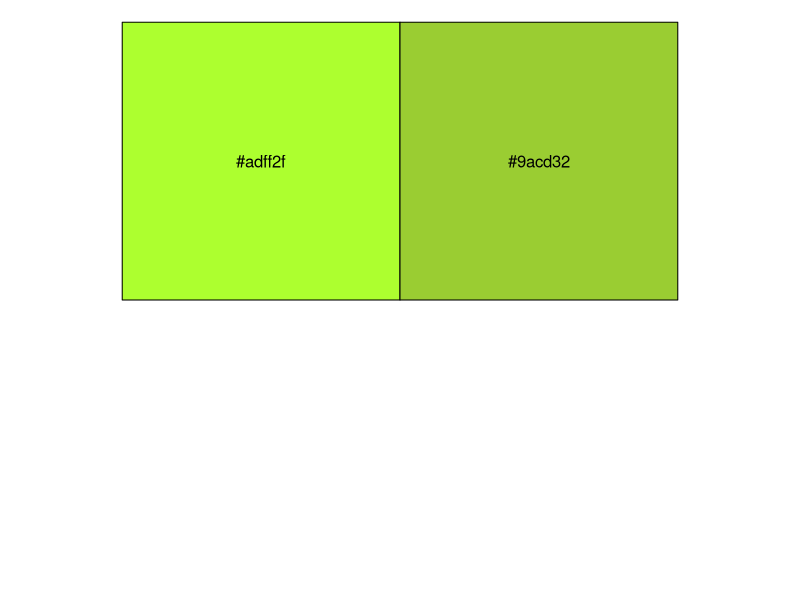
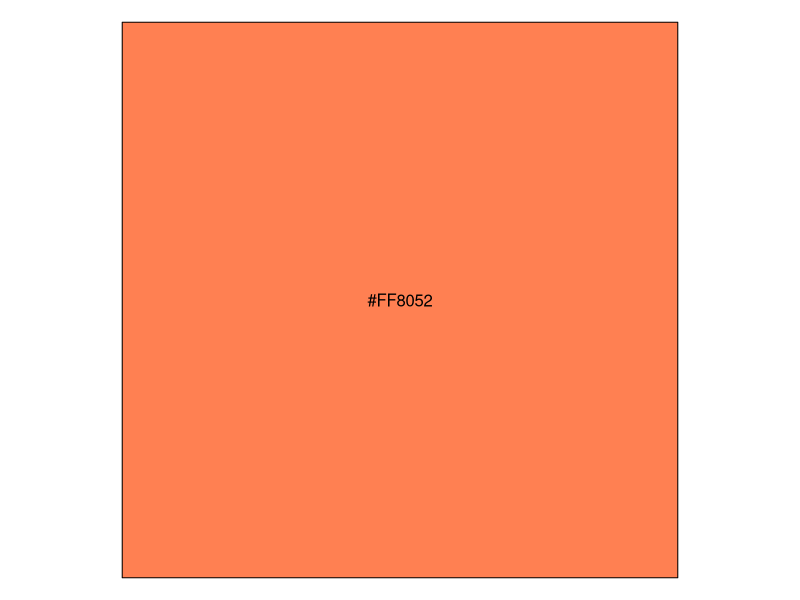
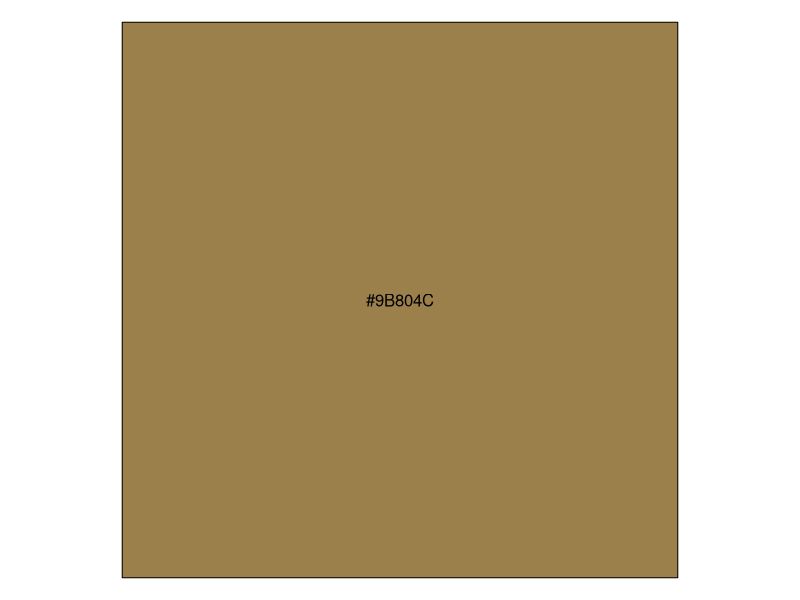
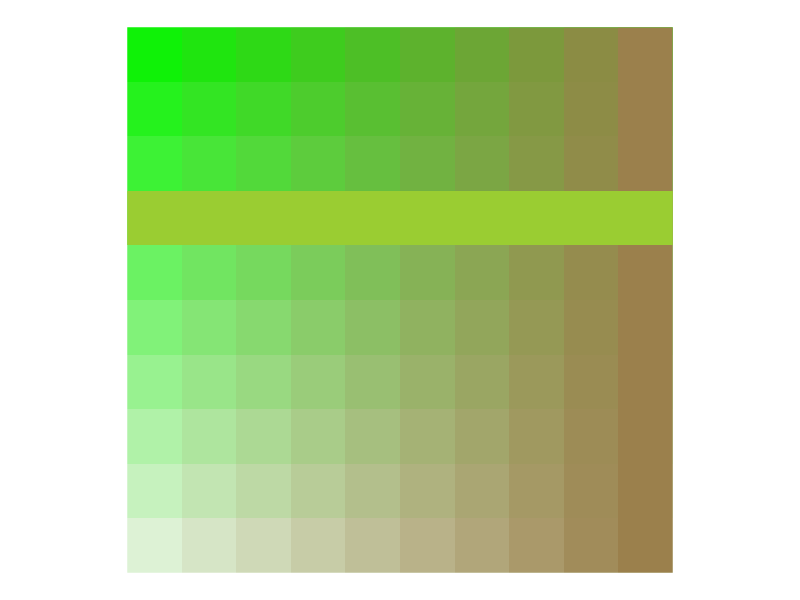
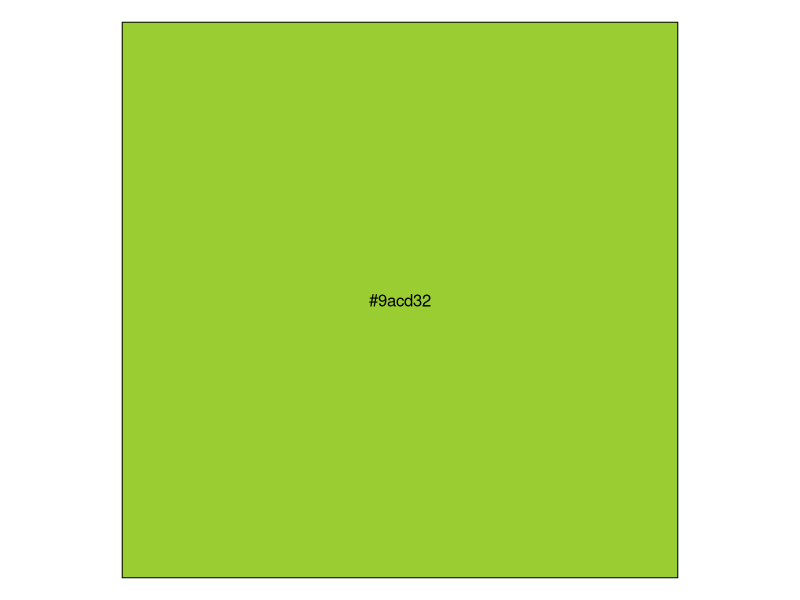
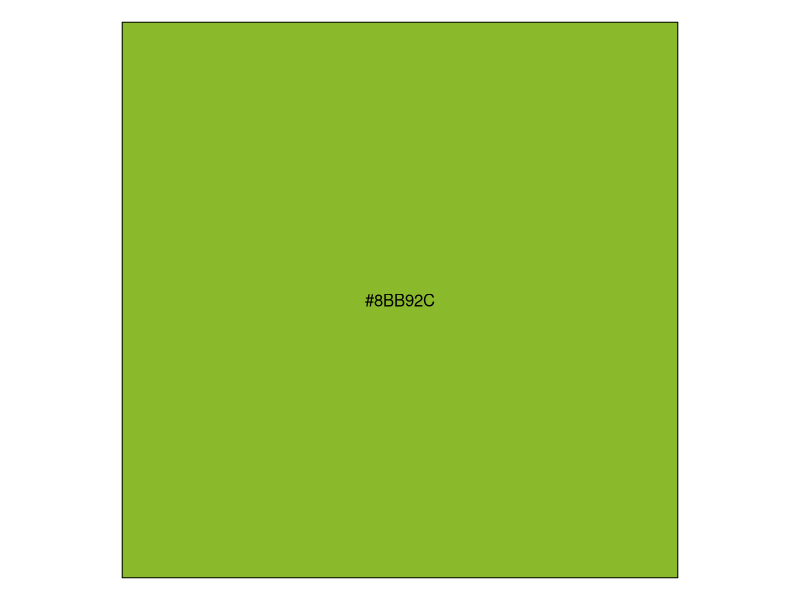

R code for these plots, in order:
library(tidyverse)

c("#adff2f", "#9acd32") %>% scales::show_col()


c("#adff2f", "#9acd32") %>% col2rgb() %>% 
  as.data.frame() %>% 
  set_names(c("GrYel", "YelGr")) %>% 
  mutate(Channel = c("R", "G", "B")) %>% 
  mutate(Gr10Y10 = (10*GrYel+10*YelGr)/20) %>% 
  pivot_longer(-Channel, names_to = "color") %>% 
  pivot_wider(names_from = Channel) %>% 
  rowwise() %>% 
  mutate(hex = rgb(R, G, B, maxColorValue = 255)) %>% 
  ungroup() -> col_df

col_df %>% 
  filter(color == "Gr10Y10") %>% 
  ggplot(aes(x=1, y=1)) +
  geom_raster(aes(fill = hex)) +
  scale_fill_identity() + 
  coord_cartesian(expand = FALSE) +
  theme_void()

ggsave("GY_A3E630.png", width = 6, height = 3)


c("#adff2f", "#9acd32") %>% col2rgb() %>% rgb2hsv() %>% 
  as.data.frame() %>% 
  set_names(c("GrYel", "YelGr")) %>% 
  mutate(Channel = c("H", "S", "V")) %>% 
  mutate(Gr10Y10 = (10*GrYel+10*YelGr)/20) %>% 
  pivot_longer(-Channel, names_to = "color") %>% 
  pivot_wider(names_from = Channel) %>% 
  rowwise() %>% 
  mutate(hex = hsv(H, S, V)) %>% 
  ungroup() -> hsv_df


#Differences

#What color do we combine with Green to get Yellow Green
"#9acd32"
c("#00ff00", "#9acd32") %>% col2rgb() %>% rgb2hsv() %>% 
  as.data.frame() %>% 
  set_names(c("Green", "YelGr")) %>% 
  mutate(Channel = c("h", "s", "v")) %>%
  select(Channel, everything()) %>% 
  mutate(Yellow_calc = YelGr + (YelGr - Green)) %>% 
  pivot_longer(-Channel, names_to = "color") %>% 
  pivot_wider(names_from = Channel) %>% 
  rowwise() %>% 
  mutate(hex = hsv(h, s, v)) %>% 
  ungroup() 

rgb(255, 128, 82, maxColorValue = 255) %>% scales::show_col()
"#9B804C" %>% scales::show_col()


crossing(x = 1:10, y = 1:10, color = "#ffffff") %>% 
  # bind_rows() %>% 
  ggplot(aes(x, y, group = color)) +
  geom_raster(data = crossing(x = 1:10, y = 1:10, color = "#00ff00"),
              aes(fill = color, alpha = y/10)) + 
  geom_raster(data = crossing(x = 1:10, y = 1:10, color = "#9B804C") %>% 
                mutate(alpha = x/10),
              aes(fill = color, alpha = alpha)) +
  geom_raster(data = crossing(x = 1:10, y = 7, color = "#9acd32"),
               aes(fill = color), alpha = 1) +
  scale_fill_identity() +
  scale_alpha_identity() +
  coord_fixed() +
  theme_void()


"#9acd32" %>% scales::show_col()




c("#00ff00", "#ff8052") %>% col2rgb() %>% 
  as.data.frame() %>% 
  set_names(c("Green", "Added")) %>% 
  mutate(Channel = c("R", "G", "B")) %>% 
  mutate(YelGr = ((.4529307)*Green+(1-0.4529307)*Added)) %>% 
  pivot_longer(-Channel, names_to = "color") %>% 
  pivot_wider(names_from = Channel) %>% 
  rowwise() %>% 
  mutate(hex = rgb(R, G, B, maxColorValue = 255)) %>% 
  ungroup() %>% 
  filter(color == "YelGr") %>% 
  pull(hex) %>% 
  scales::show_col()

